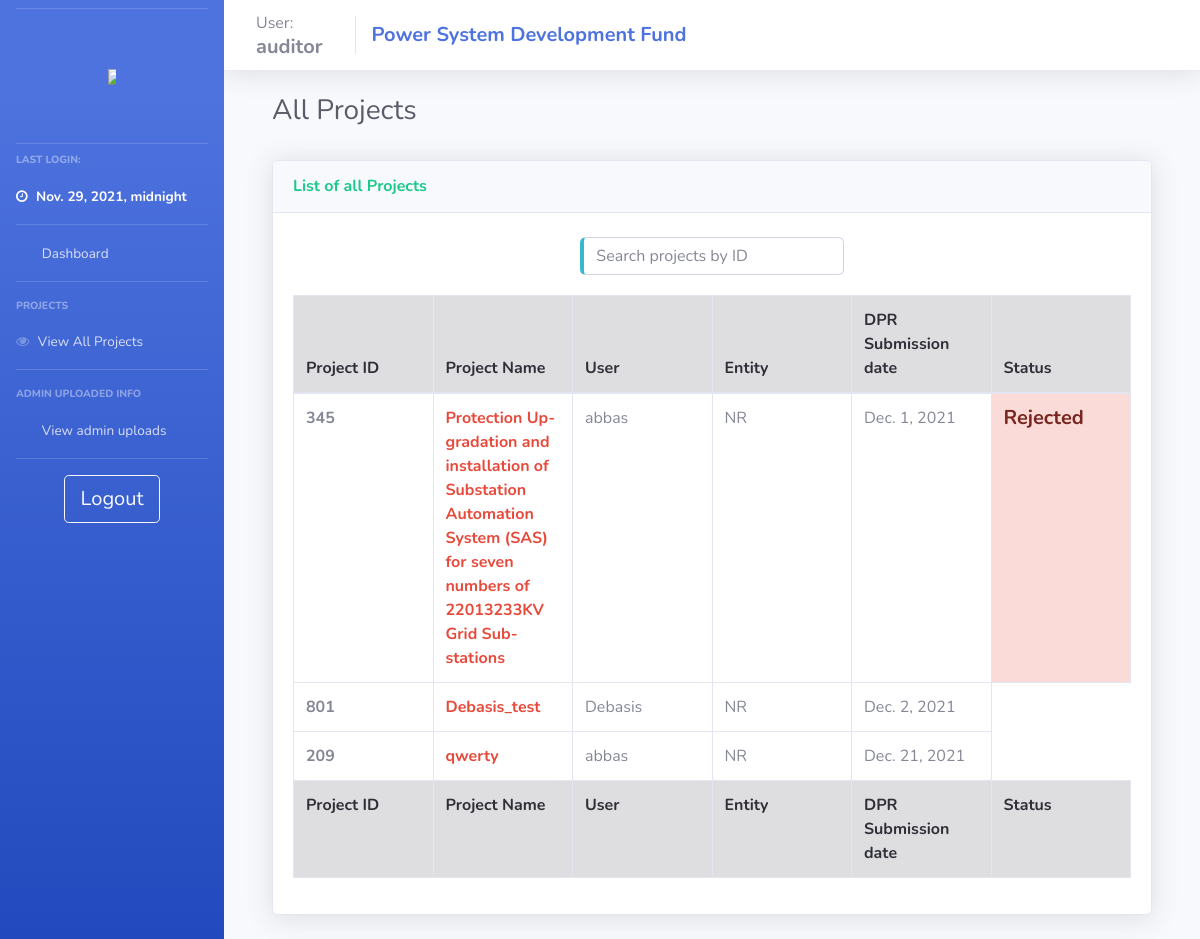
/auditor_view_projects/ (signed in), run on the app's committed database.
### psdf_main/models.py (models this page shows)
class users(models.Model):
    username = models.CharField(max_length=200, null = False, unique = True)
    password = models.CharField(max_length=200, null = True)
    nodal = models.CharField(max_length=200, null = True)
    region = models.CharField(max_length=20, null = True)
    email = models.TextField(max_length=50, null=True)
    utilname = models.CharField(max_length=400, null = True)
    contact = models.CharField(max_length=10, null = True)
    address = models.CharField(max_length=500, null = True)
    reqdate = models.DateField(auto_now_add=True,null = True)
    aprdate = models.DateField( null = True)
    lastlogin = models.DateTimeField(null = True)
    admin = models.BooleanField(default=False)
    auditor = models.BooleanField(default=False)
    active = models.BooleanField(default=False)
    activate = models.BooleanField(default=False)
    notification = models.TextField(null=True)
    tpd = models.TextField(null=True)

class projects(models.Model):
    userid = models.ForeignKey(users, null = True, on_delete = models.SET_NULL)
    name = models.CharField(max_length=200, null = False)
    newid = models.IntegerField(null = True, unique=True)
    dprsubdate = models.DateField(null = True)
    amt_asked = models.IntegerField(null = False)
    amt_updated = models.IntegerField(null = True)
    amt_approved = models.IntegerField(null = True)
    amt_released = models.IntegerField(default = 0)
    schedule = models.IntegerField(null = True)
    orischedule = models.IntegerField(null = True)
    fundcategory = models.CharField(max_length=20, null = True)
    projectpath = models.TextField(null = True)
    quantumOfFunding = models.IntegerField(null = True)
    status = models.CharField(max_length=1, null = True, default = '1')
    submitted_boq  = models.TextField(null=True)
    approved = models.BooleanField(default = False)
    ext = models.TextField(null=True)
    extF = models.TextField(null=True)
    deny = models.BooleanField(default = False)
    remark = models.TextField(null = True)
    remark_date = models.DateField(null = True)
    completedate = models.DateField(null = True)
    denydate = models.DateField(null = True)
    approvedate = models.DateField(null = True)
    tesg_list = models.TextField(null=True)
    dpraprdate = models.DateField(null = True, auto_now_add=True)
    tesgaprdate = models.DateField(null = True)
    aproutdate = models.DateField(null = True)
    appraprdate = models.DateField(null = True)
    monioutdate = models.DateField(null = True)
    moniaprdate = models.DateField(null = True)
    workflow = models.TextField(null=True)
    sanction_date = models.DateField(null=True)
    doc_path = models.TextField(null=True)
    doc_sign_date = models.DateField(null=True)
    completed = models.BooleanField(null=True, default=False)

### psdf_main/auditor_control.py (the view)
# urls.py: path('auditor_view_projects/', views.auditor_view_projects, name="auditor_view_projects"),
def auditor_view_projects(request):
    if auditoronline(request):
        context = full_auditor_context(request)
        context['temp_projs'] = temp_projects.objects.all()
        context['projs'] = projects.objects.all()
        return render(request, 'psdf_main/_auditor_view_projects.html', context)
    else:
        return oops(request)

### psdf_main/helpers.py (called while the page is built)
def auditoronline(request):
    if (request.session.has_key('auditor')):
        return True
    else:
        return False

def full_auditor_context(request):
    if auditoronline(request):
        context = {'user':userDetails('auditor')}
        context['pending_projects'] = temp_projects.objects.all()
        context['all_projs'] = projects.objects.all()
        context['tesgs'] = TESG_admin.objects.all()
        context['apprs'] = Appraisal_admin.objects.all()
        context['monis'] = Monitoring_admin.objects.all()
        return context
    else:
        return {}

### psdf_main/templates/psdf_main/_auditor_view_projects.html (shortened to what this page needs)
{% extends 'psdf_main/includes/auditor_layout.html'%} {% load static %} {% block body %}
<div class="container-fluid">
    <div class="row">
        <div class="col-md-4">
            <h1 class="h3 mb-2 text-gray-800">All Projects</h1>
        </div>
        <div class="col-md-2">
        </div>
        <div class="col-md-6">
        </div>
    </div>
    <br>
    <div class="row">
        <div class="col-lg-12">
            <div class="card shadow mb-4">
                <div class="card-header py-3">
                    <h5 class="m-0 font-weight-bold text-success">
                        <h6 class="m-0 font-weight-bold text-success">List of all Projects</h6>
                    </h5>
                </div>
                <br>
                <input type="text" id="temp_proj_search1" class="form-control input-text pull-center border-left-info" onkeyup="get_temp_proj('temp_proj_search1','dataTable')" placeholder="Search projects by ID" title="Search" style="margin:auto; width: 30%;">
                <div class="card-body">
                    <div class="table-responsive">
                        <table class="table table-bordered table-hover" id="dataTable" width="100%" cellspacing="0" style="table-layout: fixed;
                        width: 100%;">
                            <thead class="alert-dark">
                                <tr>
                                    <th>Project ID</th>
                                    <th>Project Name</th>
                                    <th>User</th>
                                    <th>Entity</th>
                                    <th>DPR Submission date</th>
                                    <th>Status</th>
                                </tr>
                            </thead>
                            <tfoot class="alert-dark">
                                <tr>
                                    <th>Project ID</th>
                                    <th>Project Name</th>
                                    <th>User</th>
                                    <th>Entity</th>
                                    <th>DPR Submission date</th>
                                    <th>Status</th>
                                </tr>
                            </tfoot>
                            <tbody>
                                {% if not projs %}
                                <tr>
                                    <td>Not Available</td>
                                    <td>Not Available</td>
                                    <td>Not Available</td>
                                    <td>Not Available</td>
                                    <td>Not Available</td>
                                    <td>Not Available</td>
                                </tr>
                                {% else %} {% for proj in projs %}
                                <tr>
                                    <td class="font-weight-bolder">{{proj.newid}}</td>
                                    <td><a href="/auditor_project_details/{{proj.id}}" class="font-weight-bold text-danger">{{proj.name}}</a></td>
                                    <td>{{proj.userid.username}}</td>
                                    <td>{{proj.userid.region}}</td>
                                    <td>{{proj.dprsubdate}}</td>
                                    {% if proj.deny %}
                                    <td class="alert-danger">
                                        <h5 class="font-weight-bold">Rejected</h5>
                                    </td>
                                    {% elif proj.status == '1' %}
                                    <td class="alert-warning">
                                        <h5 class="font-weight-bold">Under TESG</h5>
                                    </td class="alert-warning">
                                    {% elif proj.status == '2' %}
                                    <td>
                                        <h5 class="font-weight-bold">Under Appraisal</h5>
                                    </td class="alert-warning">
                                    {% elif proj.status == '3' %}
                                    <td>
                                        <h5 class="font-weight-bold">Under Monitoring</h5>
                                    </td>
                                    {% elif proj.status == '4' %}
                                    <td class="alert-success">
                                        <h5 class="font-weight-bold">Under Final approval</h5>
                                    </td>
                                    {% endif %}
                                </tr>
                                {% endfor %} {% endif %}
                            </tbody>
                        </table>
                    </div>
                </div>
            </div>
        </div>
    </div>
</div>
{% endblock %}

### psdf_main/templates/psdf_main/includes/auditor_layout.html (shortened to what this page needs)
{% load static %}
<!DOCTYPE html>
<html>
<head>
    <link rel="stylesheet" href="{% static '/css/base.css' %}" type="text/css">
    <link href="{% static 'css/sb-admin-2.min.css' %}" rel="stylesheet" type="text/css">
    <link href="{% static 'vendor1/fontawesome-free/css/all.css' %}" rel="stylesheet" type="text/css">
    <link rel="stylesheet" href="https://cdnjs.cloudflare.com/ajax/libs/font-awesome/4.7.0/css/font-awesome.min.css">
</head>
<body id="page-top">
    <div id="wrapper">
        {% include 'psdf_main/includes/_auditor_navbar.html'%}
        <div id="content-wrapper" class="d-flex flex-column">
            <nav class="navbar navbar-expand navbar-light bg-white topbar mb-4 static-top shadow">
                <div class="sidebar-brand-text mx-3">User:
                    <h5 class="m-0 font-weight-bold">{{user.username}}</h5>
                </div>
                <div class="navbar-brand">
                    <h5 class="m-0 font-weight-bold text-primary">Power System Development Fund</h5>
                </div>
            </nav>
            <div id="content">
                <div class="container-fluid">
                    {% block body %} {% endblock %}
                </div>
            </div>
        </div>
    </div>
</body>
</html>

### psdf_main/templates/psdf_main/includes/_auditor_navbar.html (shortened to what this page needs)
{% load static %}
<ul class="navbar-nav bg-gradient-primary sidebar sidebar-dark accordion" id="accordionSidebar">
    <hr class="sidebar-divider my-2"><br>
    <a class="sidebar-brand d-flex align-items-center justify-content-center" href="{% url '' %}">
        <div class="">
            <img src="{% static 'images/posocologo.png' %}" style="max-width:50%; max-height:50%;">
        </div>
    </a>
    <br>
    <hr class="sidebar-divider my-2">
    <div class="sidebar-heading">
        Last Login:
    </div>
    <li class="nav-item active">
        <a class="nav-link" href="/">
            <i class="fa fa-clock-o"></i>
            <span>{{user.lastlogin}}</span></a>
    </li>
    <hr class="sidebar-divider my-0">
    <li class="nav-item">
        <a class="nav-link" href="/">
            <i class="fas fa-fw fa-tachometer-alt"></i>
            <span>Dashboard</span></a>
    </li>
    <hr class="sidebar-divider d-none d-md-block">
    <div class="sidebar-heading">
        Projects
    </div>
    <li class="nav-item">
        <a class="nav-link" href="{% url 'auditor_view_projects' %}">
            <i class="fa fa-eye"></i>
            <span>View All Projects</span></a>
    </li>
    <hr class="sidebar-divider d-none d-md-block">
    <div class="sidebar-heading">
        Admin uploaded info
    </div>
    <li class="nav-item">
        <a class="nav-link collapsed" href="#" data-toggle="collapse" data-target="#collapsePages" aria-expanded="true" aria-controls="collapsePages">
            <i class="fas fa-fw fa-folder"></i>
            <span>View admin uploads</span>
        </a>
    </li>
    <hr class="sidebar-divider d-none d-md-block">
    <div class="text-center d-none d-md-inline">
        <a class="btn btn-lg btn-outline-light btn-wrap-text" href="{% url 'logout' %}"> Logout</a>
    </div>
</ul>

### static/css/base.css (style rules this page uses)
nav .navbar-nav .nav-link, nav .navbar-brand { color: #000; }
.table-responsive { max-height: 80%; }
.btn-wrap-text { overflow: hidden; white-space: nowrap; display: inline-block; text-overflow: ellipsis; }

### data on the page
users: lastlogin "Nov. 29, 2021, midnight", username "auditor"
projects: newid "345", name "Protection Up-gradation and installation of Substation Automation System (SAS) for seven numbers of 22013233KV Grid Sub-stations", userid.username "abbas", userid.region "NR", dprsubdate "Dec. 1, 2021", deny "Rejected"
projects: newid "801", name "Debasis_test", userid.username "Debasis", userid.region "NR", dprsubdate "Dec. 2, 2021"
projects: newid "209", name "qwerty", userid.username "abbas", userid.region "NR", dprsubdate "Dec. 21, 2021"
